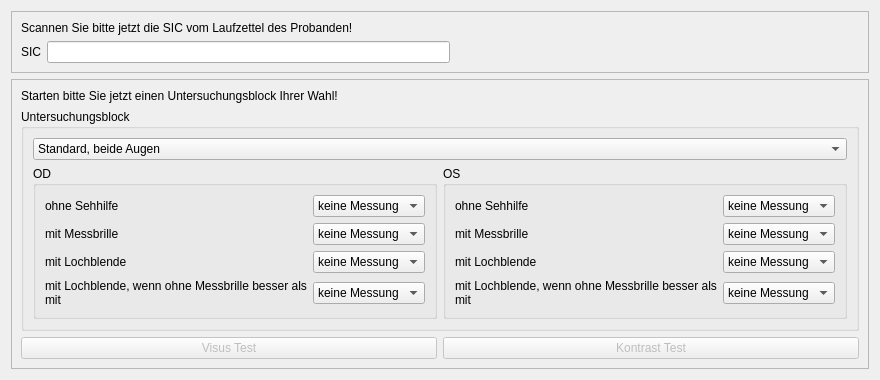
      <widget class="QWidget" name="page_2">
       <layout class="QGridLayout" name="gridLayout_3">
        <item row="5" column="0" colspan="2">
         <widget class="QFrame" name="frame_8">
          <property name="frameShape">
           <enum>QFrame::StyledPanel</enum>
          </property>
          <property name="frameShadow">
           <enum>QFrame::Raised</enum>
          </property>
          <layout class="QGridLayout" name="gridLayout_13">
           <item row="5" column="0" colspan="2">
            <widget class="QGroupBox" name="groupBox">
             <property name="title">
              <string>Untersuchungsblock</string>
             </property>
             <layout class="QGridLayout" name="gridLayout_25">
              <item row="1" column="1">
               <widget class="QGroupBox" name="groupBox_3">
                <property name="title">
                 <string>OS</string>
                </property>
                <layout class="QGridLayout" name="gridLayout_24">
                 <item row="1" column="1">
                  <widget class="QComboBox" name="comboBox_6">
                   <item>
                    <property name="text">
                     <string>keine Messung</string>
                    </property>
                   </item>
                   <item>
                    <property name="text">
                     <string>Messung 1</string>
                    </property>
                   </item>
                   <item>
                    <property name="text">
                     <string>Messung 2</string>
                    </property>
                   </item>
                   <item>
                    <property name="text">
                     <string>Messung 3</string>
                    </property>
                   </item>
                   <item>
                    <property name="text">
                     <string>Messung 4</string>
                    </property>
                   </item>
                   <item>
                    <property name="text">
                     <string>Messung 5</string>
                    </property>
                   </item>
                   <item>
                    <property name="text">
                     <string>Messung 6</string>
                    </property>
                   </item>
                   <item>
                    <property name="text">
                     <string>Messung 7</string>
                    </property>
                   </item>
                   <item>
                    <property name="text">
                     <string>Messung 8</string>
                    </property>
                   </item>
                  </widget>
                 </item>
                 <item row="0" column="1">
                  <widget class="QComboBox" name="comboBox_5">
                   <item>
                    <property name="text">
                     <string>keine Messung</string>
                    </property>
                   </item>
                   <item>
                    <property name="text">
                     <string>Messung 1</string>
                    </property>
                   </item>
                   <item>
                    <property name="text">
                     <string>Messung 2</string>
                    </property>
                   </item>
                   <item>
                    <property name="text">
                     <string>Messung 3</string>
                    </property>
                   </item>
                   <item>
                    <property name="text">
                     <string>Messung 4</string>
                    </property>
                   </item>
                   <item>
                    <property name="text">
                     <string>Messung 5</string>
                    </property>
                   </item>
                   <item>
                    <property name="text">
                     <string>Messung 6</string>
                    </property>
                   </item>
                   <item>
                    <property name="text">
                     <string>Messung 7</string>
                    </property>
                   </item>
                   <item>
                    <property name="text">
                     <string>Messung 8</string>
                    </property>
                   </item>
                  </widget>
                 </item>
                 <item row="0" column="0">
                  <widget class="QLabel" name="label_9">
                   <property name="text">
                    <string>ohne Sehhilfe</string>
                   </property>
                  </widget>
                 </item>
                 <item row="1" column="0">
                  <widget class="QLabel" name="label_10">
                   <property name="text">
                    <string>mit Messbrille</string>
                   </property>
                  </widget>
                 </item>
                 <item row="2" column="0">
                  <widget class="QLabel" name="label_11">
                   <property name="text">
                    <string>mit Lochblende</string>
                   </property>
                  </widget>
                 </item>
                 <item row="2" column="1">
                  <widget class="QComboBox" name="comboBox_7">
                   <item>
                    <property name="text">
                     <string>keine Messung</string>
                    </property>
                   </item>
                   <item>
                    <property name="text">
                     <string>Messung 1</string>
                    </property>
                   </item>
                   <item>
                    <property name="text">
                     <string>Messung 2</string>
                    </property>
                   </item>
                   <item>
                    <property name="text">
                     <string>Messung 3</string>
                    </property>
                   </item>
                   <item>
                    <property name="text">
                     <string>Messung 4</string>
                    </property>
                   </item>
                   <item>
                    <property name="text">
                     <string>Messung 5</string>
                    </property>
                   </item>
                   <item>
                    <property name="text">
                     <string>Messung 6</string>
                    </property>
                   </item>
                   <item>
                    <property name="text">
                     <string>Messung 7</string>
                    </property>
                   </item>
                   <item>
                    <property name="text">
                     <string>Messung 8</string>
                    </property>
                   </item>
                  </widget>
                 </item>
                 <item row="3" column="0">
                  <widget class="QLabel" name="label_33">
                   <property name="text">
                    <string>mit Lochblende, wenn ohne Messbrille besser als mit</string>
                   </property>
                   <property name="wordWrap">
                    <bool>true</bool>
                   </property>
                  </widget>
                 </item>
                 <item row="3" column="1">
                  <widget class="QComboBox" name="comboBox_9">
                   <item>
                    <property name="text">
                     <string>keine Messung</string>
                    </property>
                   </item>
                   <item>
                    <property name="text">
                     <string>Messung 1</string>
                    </property>
                   </item>
                   <item>
                    <property name="text">
                     <string>Messung 2</string>
                    </property>
                   </item>
                   <item>
                    <property name="text">
                     <string>Messung 3</string>
                    </property>
                   </item>
                   <item>
                    <property name="text">
                     <string>Messung 4</string>
                    </property>
                   </item>
                   <item>
                    <property name="text">
                     <string>Messung 5</string>
                    </property>
                   </item>
                   <item>
                    <property name="text">
                     <string>Messung 6</string>
                    </property>
                   </item>
                   <item>
                    <property name="text">
                     <string>Messung 7</string>
                    </property>
                   </item>
                   <item>
                    <property name="text">
                     <string>Messung 8</string>
                    </property>
                   </item>
                  </widget>
                 </item>
                </layout>
               </widget>
              </item>
              <item row="1" column="0">
               <widget class="QGroupBox" name="groupBox_2">
                <property name="title">
                 <string>OD</string>
                </property>
                <layout class="QGridLayout" name="gridLayout_20">
                 <item row="2" column="1">
                  <widget class="QComboBox" name="comboBox_4">
                   <item>
                    <property name="text">
                     <string>keine Messung</string>
                    </property>
                   </item>
                   <item>
                    <property name="text">
                     <string>Messung 1</string>
                    </property>
                   </item>
                   <item>
                    <property name="text">
                     <string>Messung 2</string>
                    </property>
                   </item>
                   <item>
                    <property name="text">
                     <string>Messung 3</string>
                    </property>
                   </item>
                   <item>
                    <property name="text">
                     <string>Messung 4</string>
                    </property>
                   </item>
                   <item>
                    <property name="text">
                     <string>Messung 5</string>
                    </property>
                   </item>
                   <item>
                    <property name="text">
                     <string>Messung 6</string>
                    </property>
                   </item>
                   <item>
                    <property name="text">
                     <string>Messung 7</string>
                    </property>
                   </item>
                   <item>
                    <property name="text">
                     <string>Messung 8</string>
                    </property>
                   </item>
                  </widget>
                 </item>
                 <item row="1" column="1">
                  <widget class="QComboBox" name="comboBox_3">
                   <item>
                    <property name="text">
                     <string>keine Messung</string>
                    </property>
                   </item>
                   <item>
                    <property name="text">
                     <string>Messung 1</string>
                    </property>
                   </item>
                   <item>
                    <property name="text">
                     <string>Messung 2</string>
                    </property>
                   </item>
                   <item>
                    <property name="text">
                     <string>Messung 3</string>
                    </property>
                   </item>
                   <item>
                    <property name="text">
                     <string>Messung 4</string>
                    </property>
                   </item>
                   <item>
                    <property name="text">
                     <string>Messung 5</string>
                    </property>
                   </item>
                   <item>
                    <property name="text">
                     <string>Messung 6</string>
                    </property>
                   </item>
                   <item>
                    <property name="text">
                     <string>Messung 7</string>
                    </property>
                   </item>
                   <item>
                    <property name="text">
                     <string>Messung 8</string>
                    </property>
                   </item>
                  </widget>
                 </item>
                 <item row="1" column="0">
                  <widget class="QLabel" name="label_2">
                   <property name="text">
                    <string>mit Messbrille</string>
                   </property>
                  </widget>
                 </item>
                 <item row="0" column="1">
                  <widget class="QComboBox" name="comboBox_2">
                   <item>
                    <property name="text">
                     <string>keine Messung</string>
                    </property>
                   </item>
                   <item>
                    <property name="text">
                     <string>Messung 1</string>
                    </property>
                   </item>
                   <item>
                    <property name="text">
                     <string>Messung 2</string>
                    </property>
                   </item>
                   <item>
                    <property name="text">
                     <string>Messung 3</string>
                    </property>
                   </item>
                   <item>
                    <property name="text">
                     <string>Messung 4</string>
                    </property>
                   </item>
                   <item>
                    <property name="text">
                     <string>Messung 5</string>
                    </property>
                   </item>
                   <item>
                    <property name="text">
                     <string>Messung 6</string>
                    </property>
                   </item>
                   <item>
                    <property name="text">
                     <string>Messung 7</string>
                    </property>
                   </item>
                   <item>
                    <property name="text">
                     <string>Messung 8</string>
                    </property>
                   </item>
                  </widget>
                 </item>
                 <item row="2" column="0">
                  <widget class="QLabel" name="label_8">
                   <property name="text">
                    <string>mit Lochblende</string>
                   </property>
                  </widget>
                 </item>
                 <item row="0" column="0">
                  <widget class="QLabel" name="label">
                   <property name="text">
                    <string>ohne Sehhilfe</string>
                   </property>
                  </widget>
                 </item>
                 <item row="3" column="0">
                  <widget class="QLabel" name="label_13">
                   <property name="text">
                    <string>mit Lochblende, wenn ohne Messbrille besser als mit</string>
                   </property>
                   <property name="wordWrap">
                    <bool>true</bool>
                   </property>
                  </widget>
                 </item>
                 <item row="3" column="1">
                  <widget class="QComboBox" name="comboBox_8">
                   <item>
                    <property name="text">
                     <string>keine Messung</string>
                    </property>
                   </item>
                   <item>
                    <property name="text">
                     <string>Messung 1</string>
                    </property>
                   </item>
                   <item>
                    <property name="text">
                     <string>Messung 2</string>
                    </property>
                   </item>
                   <item>
                    <property name="text">
                     <string>Messung 3</string>
                    </property>
                   </item>
                   <item>
                    <property name="text">
                     <string>Messung 4</string>
                    </property>
                   </item>
                   <item>
                    <property name="text">
                     <string>Messung 5</string>
                    </property>
                   </item>
                   <item>
                    <property name="text">
                     <string>Messung 6</string>
                    </property>
                   </item>
                   <item>
                    <property name="text">
                     <string>Messung 7</string>
                    </property>
                   </item>
                   <item>
                    <property name="text">
                     <string>Messung 8</string>
                    </property>
                   </item>
                  </widget>
                 </item>
                </layout>
               </widget>
              </item>
              <item row="0" column="0" colspan="2">
               <widget class="QComboBox" name="comboBox">
                <item>
                 <property name="text">
                  <string>Standard, beide Augen</string>
                 </property>
                </item>
                <item>
                 <property name="text">
                  <string>nur mit Messbrille, beide Augen</string>
                 </property>
                </item>
                <item>
                 <property name="text">
                  <string>nur ohne Sehhilfe, beide Augen</string>
                 </property>
                </item>
                <item>
                 <property name="text">
                  <string>nur mit Lochblende, beide Augen</string>
                 </property>
                </item>
               </widget>
              </item>
             </layout>
            </widget>
           </item>
           <item row="0" column="0" colspan="2">
            <widget class="QLabel" name="label_27">
             <property name="sizePolicy">
              <sizepolicy hsizetype="Preferred" vsizetype="Maximum">
               <horstretch>0</horstretch>
               <verstretch>0</verstretch>
              </sizepolicy>
             </property>
             <property name="text">
              <string>Starten bitte Sie jetzt einen Untersuchungsblock Ihrer Wahl!</string>
             </property>
             <property name="wordWrap">
              <bool>true</bool>
             </property>
            </widget>
           </item>
           <item row="6" column="0">
            <widget class="QPushButton" name="pushButtonStartVisusTest">
             <property name="enabled">
              <bool>false</bool>
             </property>
             <property name="sizePolicy">
              <sizepolicy hsizetype="Minimum" vsizetype="Preferred">
               <horstretch>0</horstretch>
               <verstretch>0</verstretch>
              </sizepolicy>
             </property>
             <property name="text">
              <string>Visus Test</string>
             </property>
             <property name="autoDefault">
              <bool>false</bool>
             </property>
            </widget>
           </item>
           <item row="6" column="1">
            <widget class="QPushButton" name="pushButtonStartContrastTest">
             <property name="enabled">
              <bool>false</bool>
             </property>
             <property name="sizePolicy">
              <sizepolicy hsizetype="Minimum" vsizetype="Preferred">
               <horstretch>0</horstretch>
               <verstretch>0</verstretch>
              </sizepolicy>
             </property>
             <property name="text">
              <string>Kontrast Test</string>
             </property>
             <property name="autoDefault">
              <bool>false</bool>
             </property>
            </widget>
           </item>
          </layout>
         </widget>
        </item>
        <item row="2" column="0" colspan="2">
         <widget class="QFrame" name="frame_4">
          <property name="sizePolicy">
           <sizepolicy hsizetype="Preferred" vsizetype="Maximum">
            <horstretch>0</horstretch>
            <verstretch>0</verstretch>
           </sizepolicy>
          </property>
          <property name="frameShape">
           <enum>QFrame::StyledPanel</enum>
          </property>
          <property name="frameShadow">
           <enum>QFrame::Raised</enum>
          </property>
          <layout class="QGridLayout" name="gridLayout_11">
           <item row="1" column="1">
            <widget class="QLineEdit" name="lineEditSIC"/>
           </item>
           <item row="1" column="0">
            <widget class="QLabel" name="label_23">
             <property name="sizePolicy">
              <sizepolicy hsizetype="Preferred" vsizetype="Maximum">
               <horstretch>0</horstretch>
               <verstretch>0</verstretch>
              </sizepolicy>
             </property>
             <property name="text">
              <string>SIC</string>
             </property>
            </widget>
           </item>
           <item row="1" column="2">
            <spacer name="horizontalSpacer_7">
             <property name="orientation">
              <enum>Qt::Horizontal</enum>
             </property>
             <property name="sizeHint" stdset="0">
              <size>
               <width>40</width>
               <height>20</height>
              </size>
             </property>
            </spacer>
           </item>
           <item row="0" column="0" colspan="3">
            <widget class="QLabel" name="label_25">
             <property name="sizePolicy">
              <sizepolicy hsizetype="Preferred" vsizetype="Maximum">
               <horstretch>0</horstretch>
               <verstretch>0</verstretch>
              </sizepolicy>
             </property>
             <property name="text">
              <string>Scannen Sie bitte jetzt die SIC vom Laufzettel des Probanden!</string>
             </property>
             <property name="wordWrap">
              <bool>true</bool>
             </property>
            </widget>
           </item>
          </layout>
         </widget>
        </item>
       </layout>
      </widget>
